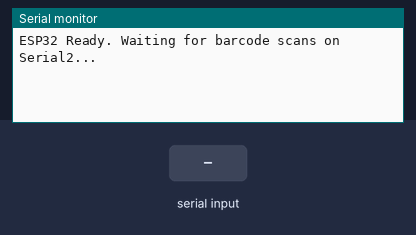
Recording of a sketch running on a simulated ESP32. Parts: the last lines printed to the serial monitor. Inputs (shaded band) come from the test bench.

Above: at 1.2 s.
1.3 s: "1\n" received over the second serial link
At 2.5 s:
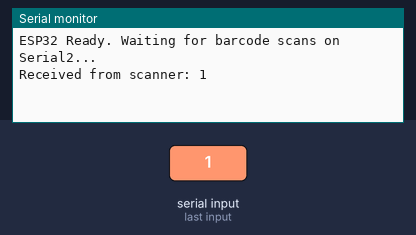
2.8 s: "0\n" received over the second serial link
At 3.6 s:
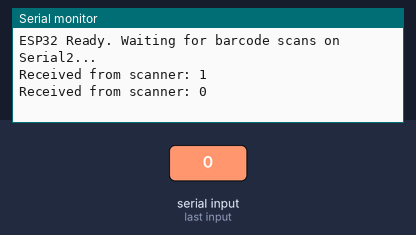
4.3 s: "2\n" received over the second serial link
At 4.8 s:
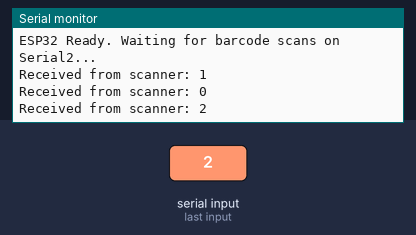

The sketch:

barcode.ino
```cpp
// No need to include <SoftwareSerial.h>

// Define the pins (These are often default for Serial2, confirm with your board's pinout)
#define RX_PIN 16
#define TX_PIN 17

void setup() {
  Serial.begin(115200); // For USB Serial Monitor
  // Initialize Serial2 with the scanner's baud rate and specified pins
  Serial2.begin(9600, SERIAL_8N1, RX_PIN, TX_PIN); // <--- REPLACE 9600 with your scanner's actual baud rate
  Serial.println("ESP32 Ready. Waiting for barcode scans on Serial2...");
}

void loop() {
  if (Serial2.available()) {
    String receivedData = Serial2.readStringUntil('\n');
    Serial.print("Received from scanner: ");
    Serial.println(receivedData);
  }
}
```

Measured:
- after the input at 1.3 s, the serial monitor: prints a new line at once (image 1)
- after the input at 2.8 s, the serial monitor: prints a new line at once (image 2)
- after the input at 4.3 s, the serial monitor: prints a new line at once (image 3)
